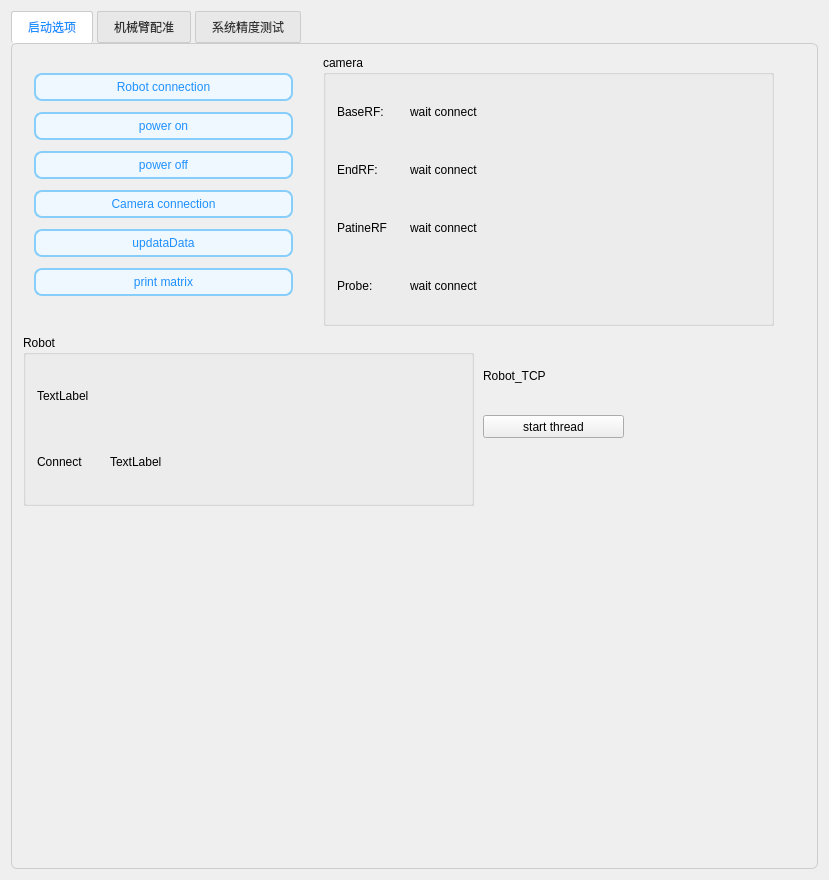
<?xml version="1.0" encoding="UTF-8"?>
<ui version="4.0">
 <class>HansRobotControls</class>
 <widget class="QWidget" name="HansRobotControls">
  <property name="geometry">
   <rect>
    <x>0</x>
    <y>0</y>
    <width>829</width>
    <height>880</height>
   </rect>
  </property>
  <property name="minimumSize">
   <size>
    <width>0</width>
    <height>0</height>
   </size>
  </property>
  <property name="windowTitle">
   <string>QmitkTemplate</string>
  </property>
  <property name="styleSheet">
   <string notr="true"/>
  </property>
  <layout class="QGridLayout" name="gridLayout_3">
   <item row="0" column="1">
    <widget class="QTabWidget" name="tabWidget_2">
     <property name="minimumSize">
      <size>
       <width>0</width>
       <height>500</height>
      </size>
     </property>
     <property name="styleSheet">
      <string notr="true">/* TabWidget 的整体样式 */
QTabWidget::pane {
    border: 1px solid #CCCCCC;      /* 标签框架的边框颜色 */
    border-radius: 6px;             /* 标签框架的圆角 */
    padding: 1px;                   /* 标签内容的内边距 */
       /* 修改背景颜色为白色 */
}

/* TabBar 的样式 */
QTabBar::tab {
    background: #E8E8E8;            /* 未选中的选项卡背景颜色 */
    color: #333333;                 /* 未选中的选项卡文字颜色 */
    border: 1px solid #CCCCCC;      /* 选项卡的边框颜色 */
    border-radius: 2px;             /* 选项卡的圆角 */
    padding: 8px 16px;              /* 选项卡的内边距 */
    margin-right: 4px;              /* 选项卡之间的间距 */
}

/* 选中的选项卡 */
QTabBar::tab:selected {
    background: #FFFFFF;            /* 选中的选项卡背景颜色 */
    color: #1E90FF;                 /* 选中的选项卡文字颜色 */
    border-bottom-color: #FFFFFF;   /* 让选中的选项卡和内容背景一致 */
}

/* 鼠标悬停时的效果 */
QTabBar::tab:hover {
    background: #F0F0F0;            /* 鼠标悬停时的背景颜色 */
    color: #000000;                 /* 鼠标悬停时的文字颜色 */
}

/* 选项卡按钮（左右箭头）的样式 */
QTabBar QToolButton {
    background: #E8E8E8;            /* 按钮背景颜色 */
    border: 1px solid #CCCCCC;      /* 边框颜色 */
    border-radius: 6px;             /* 圆角 */
}

/* 左右按钮的悬停效果 */
QTabBar QToolButton:hover {
    background: #DCDCDC;            /* 鼠标悬停时的背景颜色 */
    color: #1E90FF;                 /* 鼠标悬停时的文字颜色 */
}
</string>
     </property>
     <property name="currentIndex">
      <number>0</number>
     </property>
     <widget class="QWidget" name="tab1_2">
      <attribute name="title">
       <string>启动选项</string>
      </attribute>
      <widget class="QLabel" name="label_27">
       <property name="geometry">
        <rect>
         <x>210</x>
         <y>10</y>
         <width>131</width>
         <height>20</height>
        </rect>
       </property>
       <property name="text">
        <string/>
       </property>
      </widget>
      <widget class="QGroupBox" name="groupBox_5">
       <property name="geometry">
        <rect>
         <x>310</x>
         <y>10</y>
         <width>451</width>
         <height>271</height>
        </rect>
       </property>
       <property name="title">
        <string>camera</string>
       </property>
       <layout class="QGridLayout" name="gridLayout_10">
        <item row="2" column="0">
         <layout class="QHBoxLayout" name="horizontalLayout_133">
          <item>
           <widget class="QLabel" name="Spine_PatineRFTextLabel_3">
            <property name="text">
             <string>PatineRF</string>
            </property>
           </widget>
          </item>
          <item>
           <widget class="QLabel" name="Spine_PatientRFDataLabel_3">
            <property name="minimumSize">
             <size>
              <width>350</width>
              <height>0</height>
             </size>
            </property>
            <property name="text">
             <string>wait connect</string>
            </property>
           </widget>
          </item>
         </layout>
        </item>
        <item row="1" column="0">
         <layout class="QHBoxLayout" name="horizontalLayout_19">
          <item>
           <widget class="QLabel" name="Spine_RobotEndRFTextLabel_3">
            <property name="text">
             <string>EndRF:</string>
            </property>
           </widget>
          </item>
          <item>
           <widget class="QLabel" name="Spine_RobotEndRFDataLabel_3">
            <property name="minimumSize">
             <size>
              <width>350</width>
              <height>0</height>
             </size>
            </property>
            <property name="text">
             <string>wait connect</string>
            </property>
           </widget>
          </item>
         </layout>
        </item>
        <item row="3" column="0">
         <layout class="QHBoxLayout" name="horizontalLayout_134">
          <item>
           <widget class="QLabel" name="Spine_ProbeTextLabel_3">
            <property name="text">
             <string>Probe:</string>
            </property>
           </widget>
          </item>
          <item>
           <widget class="QLabel" name="Spine_ProbeDataLabel_3">
            <property name="minimumSize">
             <size>
              <width>350</width>
              <height>0</height>
             </size>
            </property>
            <property name="text">
             <string>wait connect</string>
            </property>
           </widget>
          </item>
         </layout>
        </item>
        <item row="0" column="0">
         <layout class="QHBoxLayout" name="horizontalLayout_26">
          <item>
           <widget class="QLabel" name="Spine_RobotBaseRFTextLabel_3">
            <property name="text">
             <string>BaseRF:</string>
            </property>
           </widget>
          </item>
          <item>
           <widget class="QLabel" name="Spine_RobotBaseRFDataLabel_3">
            <property name="minimumSize">
             <size>
              <width>350</width>
              <height>0</height>
             </size>
            </property>
            <property name="text">
             <string>wait connect</string>
            </property>
           </widget>
          </item>
         </layout>
        </item>
       </layout>
      </widget>
      <widget class="QGroupBox" name="groupBox_6">
       <property name="geometry">
        <rect>
         <x>10</x>
         <y>290</y>
         <width>451</width>
         <height>171</height>
        </rect>
       </property>
       <property name="title">
        <string>Robot</string>
       </property>
       <layout class="QGridLayout" name="gridLayout_11">
        <item row="0" column="0">
         <layout class="QHBoxLayout" name="horizontalLayout_27">
          <item>
           <widget class="QLabel" name="label_Robot_TCP_value_3">
            <property name="minimumSize">
             <size>
              <width>350</width>
              <height>0</height>
             </size>
            </property>
            <property name="text">
             <string>TextLabel</string>
            </property>
           </widget>
          </item>
         </layout>
        </item>
        <item row="1" column="0">
         <layout class="QHBoxLayout" name="horizontalLayout_28">
          <item>
           <widget class="QLabel" name="label_28">
            <property name="text">
             <string>Connect</string>
            </property>
           </widget>
          </item>
          <item>
           <widget class="QLabel" name="label_Robot_isConnect_3">
            <property name="minimumSize">
             <size>
              <width>350</width>
              <height>0</height>
             </size>
            </property>
            <property name="text">
             <string>TextLabel</string>
            </property>
           </widget>
          </item>
         </layout>
        </item>
       </layout>
      </widget>
      <widget class="QLabel" name="label_29">
       <property name="geometry">
        <rect>
         <x>470</x>
         <y>300</y>
         <width>281</width>
         <height>61</height>
        </rect>
       </property>
       <property name="styleSheet">
        <string notr="true"/>
       </property>
       <property name="text">
        <string>Robot_TCP</string>
       </property>
      </widget>
      <widget class="QPushButton" name="pushButton_start_thread_3">
       <property name="geometry">
        <rect>
         <x>470</x>
         <y>370</y>
         <width>141</width>
         <height>23</height>
        </rect>
       </property>
       <property name="text">
        <string>start thread</string>
       </property>
      </widget>
      <widget class="QWidget" name="layoutWidget_8">
       <property name="geometry">
        <rect>
         <x>10</x>
         <y>12</y>
         <width>281</width>
         <height>261</height>
        </rect>
       </property>
       <layout class="QGridLayout" name="gridLayout_12">
        <item row="0" column="0">
         <widget class="QPushButton" name="pushButton_connectArm_3">
          <property name="styleSheet">
           <string notr="true">QPushButton {
    background-color: #F0F8FF;    /* 设置背景颜色 */
    color: #1E90FF;               /* 设置文字颜色 */
    border: 2px solid #87CEFA;    /* 设置边框颜色 */
    border-radius: 8px;           /* 设置圆角 */
    padding: 5px 15px;            /* 设置内边距 */
}

QPushButton:hover {
    background-color: #E0F7FF;    /* 鼠标悬停时背景颜色变化 */
    color: #4682B4;               /* 鼠标悬停时文字颜色 */
}

QPushButton:pressed {
    background-color: #B0E0E6;    /* 按下按钮时背景颜色 */
    color: #1C86EE;               /* 按下按钮时文字颜色 */
    border: 2px solid #4682B4;    /* 按下按钮时边框颜色 */
}
</string>
          </property>
          <property name="text">
           <string>Robot connection</string>
          </property>
         </widget>
        </item>
        <item row="5" column="0">
         <widget class="QPushButton" name="pushButton_selfCheck_3">
          <property name="styleSheet">
           <string notr="true">QPushButton {
    background-color: #F0F8FF;    /* 设置背景颜色 */
    color: #1E90FF;               /* 设置文字颜色 */
    border: 2px solid #87CEFA;    /* 设置边框颜色 */
    border-radius: 8px;           /* 设置圆角 */
    padding: 5px 15px;            /* 设置内边距 */
}

QPushButton:hover {
    background-color: #E0F7FF;    /* 鼠标悬停时背景颜色变化 */
    color: #4682B4;               /* 鼠标悬停时文字颜色 */
}

QPushButton:pressed {
    background-color: #B0E0E6;    /* 按下按钮时背景颜色 */
    color: #1C86EE;               /* 按下按钮时文字颜色 */
    border: 2px solid #4682B4;    /* 按下按钮时边框颜色 */
}
</string>
          </property>
          <property name="text">
           <string>print matrix</string>
          </property>
         </widget>
        </item>
        <item row="1" column="0">
         <widget class="QPushButton" name="pushButton_powerOn_3">
          <property name="styleSheet">
           <string notr="true">QPushButton {
    background-color: #F0F8FF;    /* 设置背景颜色 */
    color: #1E90FF;               /* 设置文字颜色 */
    border: 2px solid #87CEFA;    /* 设置边框颜色 */
    border-radius: 8px;           /* 设置圆角 */
    padding: 5px 15px;            /* 设置内边距 */
}

QPushButton:hover {
    background-color: #E0F7FF;    /* 鼠标悬停时背景颜色变化 */
    color: #4682B4;               /* 鼠标悬停时文字颜色 */
}

QPushButton:pressed {
    background-color: #B0E0E6;    /* 按下按钮时背景颜色 */
    color: #1C86EE;               /* 按下按钮时文字颜色 */
    border: 2px solid #4682B4;    /* 按下按钮时边框颜色 */
}
</string>
          </property>
          <property name="text">
           <string>power on</string>
          </property>
         </widget>
        </item>
        <item row="3" column="0">
         <widget class="QPushButton" name="pushButton_connectCamrea_3">
          <property name="styleSheet">
           <string notr="true">QPushButton {
    background-color: #F0F8FF;    /* 设置背景颜色 */
    color: #1E90FF;               /* 设置文字颜色 */
    border: 2px solid #87CEFA;    /* 设置边框颜色 */
    border-radius: 8px;           /* 设置圆角 */
    padding: 5px 15px;            /* 设置内边距 */
}

QPushButton:hover {
    background-color: #E0F7FF;    /* 鼠标悬停时背景颜色变化 */
    color: #4682B4;               /* 鼠标悬停时文字颜色 */
}

QPushButton:pressed {
    background-color: #B0E0E6;    /* 按下按钮时背景颜色 */
    color: #1C86EE;               /* 按下按钮时文字颜色 */
    border: 2px solid #4682B4;    /* 按下按钮时边框颜色 */
}
</string>
          </property>
          <property name="text">
           <string>Camera connection</string>
          </property>
         </widget>
        </item>
        <item row="2" column="0">
         <widget class="QPushButton" name="pushButton_powerOff_3">
          <property name="styleSheet">
           <string notr="true">QPushButton {
    background-color: #F0F8FF;    /* 设置背景颜色 */
    color: #1E90FF;               /* 设置文字颜色 */
    border: 2px solid #87CEFA;    /* 设置边框颜色 */
    border-radius: 8px;           /* 设置圆角 */
    padding: 5px 15px;            /* 设置内边距 */
}

QPushButton:hover {
    background-color: #E0F7FF;    /* 鼠标悬停时背景颜色变化 */
    color: #4682B4;               /* 鼠标悬停时文字颜色 */
}

QPushButton:pressed {
    background-color: #B0E0E6;    /* 按下按钮时背景颜色 */
    color: #1C86EE;               /* 按下按钮时文字颜色 */
    border: 2px solid #4682B4;    /* 按下按钮时边框颜色 */
}
</string>
          </property>
          <property name="text">
           <string>power off</string>
          </property>
         </widget>
        </item>
        <item row="4" column="0">
         <widget class="QPushButton" name="pushButton_updataData_3">
          <property name="styleSheet">
           <string notr="true">QPushButton {
    background-color: #F0F8FF;    /* 设置背景颜色 */
    color: #1E90FF;               /* 设置文字颜色 */
    border: 2px solid #87CEFA;    /* 设置边框颜色 */
    border-radius: 8px;           /* 设置圆角 */
    padding: 5px 15px;            /* 设置内边距 */
}

QPushButton:hover {
    background-color: #E0F7FF;    /* 鼠标悬停时背景颜色变化 */
    color: #4682B4;               /* 鼠标悬停时文字颜色 */
}

QPushButton:pressed {
    background-color: #B0E0E6;    /* 按下按钮时背景颜色 */
    color: #1C86EE;               /* 按下按钮时文字颜色 */
    border: 2px solid #4682B4;    /* 按下按钮时边框颜色 */
}
</string>
          </property>
          <property name="text">
           <string>updataData</string>
          </property>
         </widget>
        </item>
       </layout>
      </widget>
     </widget>
     <widget class="QWidget" name="tab_5">
      <attribute name="title">
       <string>机械臂配准</string>
      </attribute>
      <widget class="QPushButton" name="pushButton_AutoMoveJ_2">
       <property name="geometry">
        <rect>
         <x>430</x>
         <y>300</y>
         <width>141</width>
         <height>31</height>
        </rect>
       </property>
       <property name="text">
        <string>自动移动</string>
       </property>
      </widget>
      <widget class="QWidget" name="layoutWidget_9">
       <property name="geometry">
        <rect>
         <x>360</x>
         <y>60</y>
         <width>429</width>
         <height>131</height>
        </rect>
       </property>
       <layout class="QGridLayout" name="gridLayout_16">
        <item row="3" column="4">
         <widget class="QPushButton" name="pushButton_ryp_2">
          <property name="text">
           <string>RY+</string>
          </property>
         </widget>
        </item>
        <item row="3" column="5">
         <widget class="QPushButton" name="pushButton_rym_2">
          <property name="text">
           <string>RY-</string>
          </property>
         </widget>
        </item>
        <item row="3" column="3">
         <widget class="QPushButton" name="pushButton_ym_2">
          <property name="text">
           <string>Y-</string>
          </property>
         </widget>
        </item>
        <item row="1" column="5">
         <widget class="QPushButton" name="pushButton_rxm_2">
          <property name="text">
           <string>RX-</string>
          </property>
         </widget>
        </item>
        <item row="1" column="4">
         <widget class="QPushButton" name="pushButton_rxp_2">
          <property name="text">
           <string>RX+</string>
          </property>
         </widget>
        </item>
        <item row="3" column="2">
         <widget class="QPushButton" name="pushButton_yp_2">
          <property name="text">
           <string>Y+</string>
          </property>
         </widget>
        </item>
        <item row="4" column="5">
         <widget class="QPushButton" name="pushButton_rzm_2">
          <property name="text">
           <string>RZ-</string>
          </property>
         </widget>
        </item>
        <item row="4" column="2">
         <widget class="QPushButton" name="pushButton_zp_2">
          <property name="text">
           <string>Z+</string>
          </property>
         </widget>
        </item>
        <item row="4" column="3">
         <widget class="QPushButton" name="pushButton_zm_2">
          <property name="text">
           <string>Z-</string>
          </property>
         </widget>
        </item>
        <item row="1" column="2">
         <widget class="QPushButton" name="pushButton_xp_2">
          <property name="text">
           <string>X+</string>
          </property>
         </widget>
        </item>
        <item row="4" column="4">
         <widget class="QPushButton" name="pushButton_rzp_2">
          <property name="text">
           <string>RZ+</string>
          </property>
         </widget>
        </item>
        <item row="1" column="3">
         <widget class="QPushButton" name="pushButton_xm_2">
          <property name="text">
           <string>X-</string>
          </property>
         </widget>
        </item>
       </layout>
      </widget>
      <widget class="QLabel" name="label_30">
       <property name="geometry">
        <rect>
         <x>300</x>
         <y>0</y>
         <width>131</width>
         <height>21</height>
        </rect>
       </property>
       <property name="font">
        <font>
         <pointsize>11</pointsize>
         <weight>75</weight>
         <bold>true</bold>
        </font>
       </property>
       <property name="text">
        <string>机械臂运动控制</string>
       </property>
      </widget>
      <widget class="QWidget" name="layoutWidget_10">
       <property name="geometry">
        <rect>
         <x>360</x>
         <y>30</y>
         <width>431</width>
         <height>22</height>
        </rect>
       </property>
       <layout class="QHBoxLayout" name="horizontalLayout_29">
        <item>
         <widget class="QLabel" name="label_31">
          <property name="layoutDirection">
           <enum>Qt::LeftToRight</enum>
          </property>
          <property name="text">
           <string>平移 =</string>
          </property>
         </widget>
        </item>
        <item>
         <widget class="QLineEdit" name="lineEdit_intuitiveValue_2">
          <property name="text">
           <string>50</string>
          </property>
         </widget>
        </item>
        <item>
         <widget class="QLabel" name="label_32">
          <property name="text">
           <string>(mm )</string>
          </property>
         </widget>
        </item>
        <item>
         <widget class="QLabel" name="label_36">
          <property name="layoutDirection">
           <enum>Qt::LeftToRight</enum>
          </property>
          <property name="text">
           <string>角度 =</string>
          </property>
         </widget>
        </item>
        <item>
         <widget class="QLineEdit" name="lineEdit_intuitiveValue_degree_2">
          <property name="text">
           <string>15</string>
          </property>
         </widget>
        </item>
        <item>
         <widget class="QLabel" name="label_34">
          <property name="text">
           <string>(°)</string>
          </property>
         </widget>
        </item>
       </layout>
      </widget>
      <widget class="QWidget" name="layoutWidget_11">
       <property name="geometry">
        <rect>
         <x>370</x>
         <y>200</y>
         <width>411</width>
         <height>79</height>
        </rect>
       </property>
       <layout class="QVBoxLayout" name="verticalLayout_3">
        <item>
         <layout class="QHBoxLayout" name="horizontalLayout_30">
          <item>
           <widget class="QLabel" name="label_38">
            <property name="text">
             <string>运动模式</string>
            </property>
           </widget>
          </item>
          <item>
           <widget class="QComboBox" name="comboBox_robotMoveType_2">
            <item>
             <property name="text">
              <string>move_p</string>
             </property>
            </item>
            <item>
             <property name="text">
              <string>move_j</string>
             </property>
            </item>
           </widget>
          </item>
         </layout>
        </item>
        <item>
         <widget class="QLineEdit" name="lineEdit_4">
          <property name="text">
           <string>0,0,0,0,0,0</string>
          </property>
         </widget>
        </item>
        <item>
         <widget class="QPushButton" name="pushButton_JiontAngleMotion_2">
          <property name="text">
           <string>运动</string>
          </property>
         </widget>
        </item>
       </layout>
      </widget>
      <widget class="QWidget" name="layoutWidget_12">
       <property name="geometry">
        <rect>
         <x>20</x>
         <y>60</y>
         <width>304</width>
         <height>247</height>
        </rect>
       </property>
       <layout class="QVBoxLayout" name="verticalLayout_4">
        <item>
         <layout class="QHBoxLayout" name="horizontalLayout_31">
          <item>
           <widget class="QLabel" name="label_40">
            <property name="text">
             <string>运动坐标系：</string>
            </property>
           </widget>
          </item>
          <item>
           <widget class="QComboBox" name="comboBox_robotMoveType_select_2">
            <item>
             <property name="text">
              <string>TCP</string>
             </property>
            </item>
            <item>
             <property name="text">
              <string>Robot base</string>
             </property>
            </item>
           </widget>
          </item>
         </layout>
        </item>
        <item>
         <layout class="QGridLayout" name="gridLayout_18">
          <item row="5" column="1" colspan="3">
           <widget class="QPushButton" name="pushButton_replaceRegistration_2">
            <property name="text">
             <string>Replace registration</string>
            </property>
           </widget>
          </item>
          <item row="1" column="1" colspan="3">
           <widget class="QPushButton" name="pushButton_setInitialPoint_2">
            <property name="text">
             <string>Set Initial Point</string>
            </property>
           </widget>
          </item>
          <item row="2" column="1" colspan="3">
           <widget class="QPushButton" name="pushButton_goToInitial_2">
            <property name="text">
             <string> Goto Initial Point</string>
            </property>
           </widget>
          </item>
          <item row="4" column="0" colspan="4">
           <widget class="QLabel" name="label_41">
            <property name="font">
             <font>
              <pointsize>9</pointsize>
              <weight>50</weight>
              <bold>false</bold>
             </font>
            </property>
            <property name="text">
             <string>注意：前五个点进行平移运动，后五个点进行旋转运动。</string>
            </property>
           </widget>
          </item>
          <item row="6" column="1" colspan="3">
           <widget class="QPushButton" name="pushButton_saveArmMatrix_2">
            <property name="text">
             <string>Save matrix</string>
            </property>
           </widget>
          </item>
          <item row="3" column="2">
           <widget class="QLabel" name="label_42">
            <property name="text">
             <string>/10</string>
            </property>
           </widget>
          </item>
          <item row="7" column="1" colspan="3">
           <widget class="QPushButton" name="pushButton_reuseArmMatrix_2">
            <property name="text">
             <string>Reuse matrix</string>
            </property>
           </widget>
          </item>
          <item row="0" column="1" colspan="3">
           <widget class="QPushButton" name="pushButton_setTCPToFlange_2">
            <property name="text">
             <string>Set TCP to flange</string>
            </property>
           </widget>
          </item>
          <item row="3" column="3">
           <widget class="QPushButton" name="pushButton_captureRobot_2">
            <property name="text">
             <string>机械臂捕获</string>
            </property>
           </widget>
          </item>
          <item row="3" column="0" colspan="2">
           <widget class="QLineEdit" name="lineEdit_collectedRoboPose_2">
            <property name="layoutDirection">
             <enum>Qt::LeftToRight</enum>
            </property>
            <property name="text">
             <string>0</string>
            </property>
            <property name="alignment">
             <set>Qt::AlignRight|Qt::AlignTrailing|Qt::AlignVCenter</set>
            </property>
           </widget>
          </item>
          <item row="5" column="0">
           <widget class="QLabel" name="label_43">
            <property name="text">
             <string>重置配准矩阵：</string>
            </property>
           </widget>
          </item>
          <item row="2" column="0">
           <widget class="QLabel" name="label_44">
            <property name="text">
             <string>前往初始点：</string>
            </property>
           </widget>
          </item>
          <item row="1" column="0">
           <widget class="QLabel" name="label_47">
            <property name="text">
             <string>设置初始点：</string>
            </property>
           </widget>
          </item>
          <item row="0" column="0">
           <widget class="QLabel" name="label_48">
            <property name="text">
             <string>TCP 初始化：</string>
            </property>
           </widget>
          </item>
          <item row="7" column="0">
           <widget class="QLabel" name="label_49">
            <property name="text">
             <string>复用之前结果：</string>
            </property>
           </widget>
          </item>
          <item row="6" column="0">
           <widget class="QLabel" name="label_50">
            <property name="text">
             <string>保存配准矩阵：</string>
            </property>
           </widget>
          </item>
         </layout>
        </item>
       </layout>
      </widget>
      <widget class="QPushButton" name="pushButton_openIsMoving_2">
       <property name="geometry">
        <rect>
         <x>180</x>
         <y>310</y>
         <width>111</width>
         <height>23</height>
        </rect>
       </property>
       <property name="text">
        <string>开启运动检测</string>
       </property>
      </widget>
      <widget class="QPushButton" name="pushButton_CloseIsMoving_2">
       <property name="geometry">
        <rect>
         <x>300</x>
         <y>310</y>
         <width>101</width>
         <height>23</height>
        </rect>
       </property>
       <property name="text">
        <string>关闭运动检测</string>
       </property>
      </widget>
      <widget class="QLabel" name="label_51">
       <property name="geometry">
        <rect>
         <x>0</x>
         <y>310</y>
         <width>171</width>
         <height>21</height>
        </rect>
       </property>
       <property name="text">
        <string>运动检测开启后无法执行相对运动</string>
       </property>
      </widget>
      <widget class="QTextBrowser" name="textBrowser_hans">
       <property name="geometry">
        <rect>
         <x>-10</x>
         <y>340</y>
         <width>421</width>
         <height>192</height>
        </rect>
       </property>
      </widget>
      <widget class="QPushButton" name="pushButton_repeat_position">
       <property name="geometry">
        <rect>
         <x>430</x>
         <y>350</y>
         <width>111</width>
         <height>51</height>
        </rect>
       </property>
       <property name="text">
        <string>重复定位精度测试</string>
       </property>
      </widget>
      <widget class="QPushButton" name="pushButton_aboslute_position">
       <property name="geometry">
        <rect>
         <x>550</x>
         <y>350</y>
         <width>111</width>
         <height>51</height>
        </rect>
       </property>
       <property name="text">
        <string>绝对定位精度测试</string>
       </property>
      </widget>
     </widget>
     <widget class="QWidget" name="tab_6">
      <attribute name="title">
       <string>系统精度测试</string>
      </attribute>
      <widget class="QGroupBox" name="groupBox_14">
       <property name="geometry">
        <rect>
         <x>10</x>
         <y>10</y>
         <width>327</width>
         <height>251</height>
        </rect>
       </property>
       <property name="font">
        <font>
         <pointsize>12</pointsize>
        </font>
       </property>
       <property name="title">
        <string>选择影像数据： </string>
       </property>
       <layout class="QGridLayout" name="gridLayout_20">
        <item row="1" column="0">
         <layout class="QHBoxLayout" name="horizontalLayout_32">
          <item>
           <widget class="QLabel" name="label_191">
            <property name="text">
             <string>影像粗配准点:  </string>
            </property>
           </widget>
          </item>
          <item>
           <widget class="QmitkSingleNodeSelectionWidget" name="mitkNodeSelectWidget_landmark_src_2" native="true"/>
          </item>
         </layout>
        </item>
        <item row="5" column="0">
         <widget class="QPushButton" name="pushButton_reuseImageMatrix_2">
          <property name="text">
           <string>复用上次影像配准</string>
          </property>
         </widget>
        </item>
        <item row="3" column="0">
         <widget class="QPushButton" name="pushButton_ResetImageConfiguration_2">
          <property name="text">
           <string>重新配准</string>
          </property>
         </widget>
        </item>
        <item row="4" column="0">
         <widget class="QPushButton" name="pushButton_saveImageMatrix_2">
          <property name="text">
           <string>保存图像配准矩阵</string>
          </property>
         </widget>
        </item>
        <item row="0" column="0">
         <layout class="QHBoxLayout" name="horizontalLayout_33">
          <item>
           <widget class="QLabel" name="label_192">
            <property name="text">
             <string>STL表面:  </string>
            </property>
           </widget>
          </item>
          <item>
           <widget class="QmitkSingleNodeSelectionWidget" name="mitkNodeSelectWidget_surface_regis_2" native="true"/>
          </item>
         </layout>
        </item>
       </layout>
      </widget>
      <widget class="QGroupBox" name="groupBox_15">
       <property name="geometry">
        <rect>
         <x>370</x>
         <y>10</y>
         <width>351</width>
         <height>251</height>
        </rect>
       </property>
       <property name="title">
        <string>走面测试 (TKA模拟精度/TKA安全边界限制)</string>
       </property>
       <layout class="QGridLayout" name="gridLayout_21">
        <item row="6" column="1">
         <widget class="QPushButton" name="pushButton_gotoPlaneEdge_2">
          <property name="text">
           <string>前往目标位置（边界）</string>
          </property>
         </widget>
        </item>
        <item row="4" column="0" colspan="2">
         <widget class="QPushButton" name="pushButton_setPlanePrecisionTestTcp_2">
          <property name="enabled">
           <bool>true</bool>
          </property>
          <property name="text">
           <string>设置走面测试TCP</string>
          </property>
         </widget>
        </item>
        <item row="2" column="0" colspan="2">
         <layout class="QHBoxLayout" name="horizontalLayout_34">
          <item>
           <widget class="QLabel" name="label_52">
            <property name="text">
             <string>P2: </string>
            </property>
           </widget>
          </item>
          <item>
           <widget class="QLineEdit" name="lineEdit_plane_p3_x_2">
            <property name="text">
             <string>38.268</string>
            </property>
           </widget>
          </item>
          <item>
           <widget class="QLineEdit" name="lineEdit_plane_p3_y_2">
            <property name="text">
             <string>-92.388</string>
            </property>
           </widget>
          </item>
          <item>
           <widget class="QLineEdit" name="lineEdit_plane_p3_z_2">
            <property name="text">
             <string>140</string>
            </property>
           </widget>
          </item>
         </layout>
        </item>
        <item row="1" column="0" colspan="2">
         <layout class="QHBoxLayout" name="horizontalLayout_35">
          <item>
           <widget class="QLabel" name="label_53">
            <property name="text">
             <string>P1: </string>
            </property>
           </widget>
          </item>
          <item>
           <widget class="QLineEdit" name="lineEdit_plane_p2_x_2">
            <property name="text">
             <string>52.328</string>
            </property>
           </widget>
          </item>
          <item>
           <widget class="QLineEdit" name="lineEdit_plane_p2_y_2">
            <property name="text">
             <string>-27.033</string>
            </property>
           </widget>
          </item>
          <item>
           <widget class="QLineEdit" name="lineEdit_plane_p2_z_2">
            <property name="text">
             <string>140</string>
            </property>
           </widget>
          </item>
         </layout>
        </item>
        <item row="5" column="0" colspan="2">
         <layout class="QHBoxLayout" name="horizontalLayout_36">
          <item>
           <widget class="QLabel" name="label_54">
            <property name="text">
             <string>目标平面选择: </string>
            </property>
           </widget>
          </item>
          <item>
           <widget class="QmitkSingleNodeSelectionWidget" name="mitkNodeSelectWidget_imageTargetPlane_2" native="true"/>
          </item>
          <item>
           <widget class="QPushButton" name="pushButton_confirmImageTargetPlane_2">
            <property name="enabled">
             <bool>true</bool>
            </property>
            <property name="text">
             <string>前往目标平面(边界)</string>
            </property>
           </widget>
          </item>
         </layout>
        </item>
        <item row="0" column="0" colspan="2">
         <widget class="QLineEdit" name="lineEdit_5">
          <property name="text">
           <string>https://gn1phhht53.feishu.cn/wiki/wikcnAYrihLnKdt5kqGYIwmZACh?table=tblk7ke86l8RyAoN&amp;view=vew1Kd7wVv</string>
          </property>
         </widget>
        </item>
        <item row="3" column="0" colspan="2">
         <layout class="QHBoxLayout" name="horizontalLayout_37">
          <item>
           <widget class="QLabel" name="label_55">
            <property name="text">
             <string>P3: </string>
            </property>
           </widget>
          </item>
          <item>
           <widget class="QLineEdit" name="lineEdit_plane_p4_x_2">
            <property name="text">
             <string>-30.821</string>
            </property>
           </widget>
          </item>
          <item>
           <widget class="QLineEdit" name="lineEdit_plane_p4_y_2">
            <property name="text">
             <string>-61.474</string>
            </property>
           </widget>
          </item>
          <item>
           <widget class="QLineEdit" name="lineEdit_plane_p4_z_2">
            <property name="text">
             <string>140</string>
            </property>
           </widget>
          </item>
         </layout>
        </item>
        <item row="6" column="0">
         <widget class="QPushButton" name="pushButton_goToFakePlane_2">
          <property name="text">
           <string>前往目标位置（初始）</string>
          </property>
         </widget>
        </item>
        <item row="7" column="1">
         <widget class="QPushButton" name="pushButton_adjust_2">
          <property name="text">
           <string>目标位置偏置</string>
          </property>
         </widget>
        </item>
        <item row="7" column="0">
         <widget class="QLineEdit" name="lineEdit_adjust_2">
          <property name="text">
           <string>0</string>
          </property>
         </widget>
        </item>
       </layout>
      </widget>
      <widget class="QGroupBox" name="groupBox_16">
       <property name="geometry">
        <rect>
         <x>370</x>
         <y>270</y>
         <width>351</width>
         <height>181</height>
        </rect>
       </property>
       <property name="title">
        <string>走线测试 （系统精度）</string>
       </property>
       <layout class="QGridLayout" name="gridLayout_22">
        <item row="2" column="0">
         <layout class="QHBoxLayout" name="horizontalLayout_38">
          <item>
           <widget class="QLabel" name="label_79">
            <property name="text">
             <string>P3: </string>
            </property>
           </widget>
          </item>
          <item>
           <widget class="QLineEdit" name="lineEdit_p3_x_2">
            <property name="text">
             <string>-30.821</string>
            </property>
           </widget>
          </item>
          <item>
           <widget class="QLineEdit" name="lineEdit_p3_y_2">
            <property name="text">
             <string>-61.474</string>
            </property>
           </widget>
          </item>
          <item>
           <widget class="QLineEdit" name="lineEdit_p3_z_2">
            <property name="text">
             <string>140</string>
            </property>
           </widget>
          </item>
         </layout>
        </item>
        <item row="4" column="0">
         <layout class="QHBoxLayout" name="horizontalLayout_39">
          <item>
           <widget class="QLabel" name="label_85">
            <property name="text">
             <string>目标线选择: </string>
            </property>
           </widget>
          </item>
          <item>
           <widget class="QmitkSingleNodeSelectionWidget" name="mitkNodeSelectWidget_imageTargetLine_2" native="true"/>
          </item>
          <item>
           <widget class="QPushButton" name="pushButton_confirmImageTargetLine_2">
            <property name="enabled">
             <bool>true</bool>
            </property>
            <property name="text">
             <string>前往目标线</string>
            </property>
           </widget>
          </item>
         </layout>
        </item>
        <item row="1" column="0">
         <layout class="QHBoxLayout" name="horizontalLayout_40">
          <item>
           <widget class="QLabel" name="label_80">
            <property name="text">
             <string>P2:坐标原点 </string>
            </property>
           </widget>
          </item>
          <item>
           <widget class="QLineEdit" name="lineEdit_p2_x_2">
            <property name="text">
             <string>38.268</string>
            </property>
           </widget>
          </item>
          <item>
           <widget class="QLineEdit" name="lineEdit_p2_y_2">
            <property name="text">
             <string>-92.388</string>
            </property>
           </widget>
          </item>
          <item>
           <widget class="QLineEdit" name="lineEdit_p2_z_2">
            <property name="text">
             <string>140</string>
            </property>
           </widget>
          </item>
         </layout>
        </item>
        <item row="3" column="0">
         <widget class="QPushButton" name="pushButton_setTcpPrecisionTest_2">
          <property name="text">
           <string>设置走线测试TCP</string>
          </property>
         </widget>
        </item>
        <item row="0" column="0">
         <widget class="QLineEdit" name="lineEdit_6">
          <property name="text">
           <string>https://gn1phhht53.feishu.cn/wiki/X1IYwy2npicJtRkIqWzcVF1ZnAg?from=from_copylink</string>
          </property>
         </widget>
        </item>
       </layout>
      </widget>
      <widget class="QWidget" name="layoutWidget_13">
       <property name="geometry">
        <rect>
         <x>20</x>
         <y>270</y>
         <width>311</width>
         <height>171</height>
        </rect>
       </property>
       <layout class="QGridLayout" name="gridLayout_23">
        <item row="0" column="0">
         <widget class="QLineEdit" name="lineEdit_collectedLandmark_2">
          <property name="font">
           <font>
            <pointsize>11</pointsize>
           </font>
          </property>
          <property name="layoutDirection">
           <enum>Qt::LeftToRight</enum>
          </property>
          <property name="text">
           <string>0</string>
          </property>
          <property name="alignment">
           <set>Qt::AlignRight|Qt::AlignTrailing|Qt::AlignVCenter</set>
          </property>
         </widget>
        </item>
        <item row="2" column="1">
         <widget class="QLabel" name="label_193">
          <property name="font">
           <font>
            <pointsize>11</pointsize>
           </font>
          </property>
          <property name="text">
           <string>/6</string>
          </property>
         </widget>
        </item>
        <item row="1" column="0" colspan="3">
         <widget class="QPushButton" name="pushButton_landmarkRegistration_2">
          <property name="text">
           <string>LandMark配准</string>
          </property>
         </widget>
        </item>
        <item row="0" column="2">
         <widget class="QPushButton" name="pushButton_collectLandmark_2">
          <property name="text">
           <string>采集粗配准点</string>
          </property>
         </widget>
        </item>
        <item row="2" column="2">
         <widget class="QPushButton" name="pushButton_collectICP_2">
          <property name="enabled">
           <bool>true</bool>
          </property>
          <property name="text">
           <string>采集精配准点</string>
          </property>
         </widget>
        </item>
        <item row="2" column="0">
         <widget class="QLineEdit" name="lineEdit_collectedICP_2">
          <property name="font">
           <font>
            <pointsize>12</pointsize>
           </font>
          </property>
          <property name="layoutDirection">
           <enum>Qt::LeftToRight</enum>
          </property>
          <property name="text">
           <string>0</string>
          </property>
          <property name="alignment">
           <set>Qt::AlignRight|Qt::AlignTrailing|Qt::AlignVCenter</set>
          </property>
         </widget>
        </item>
        <item row="3" column="0" colspan="3">
         <widget class="QPushButton" name="pushButton_ICPRegistration_2">
          <property name="text">
           <string>ICP配准</string>
          </property>
         </widget>
        </item>
        <item row="0" column="1">
         <widget class="QLabel" name="label_194">
          <property name="font">
           <font>
            <pointsize>11</pointsize>
           </font>
          </property>
          <property name="text">
           <string>/6</string>
          </property>
         </widget>
        </item>
       </layout>
      </widget>
     </widget>
    </widget>
   </item>
  </layout>
 </widget>
 <layoutdefault spacing="6" margin="11"/>
 <customwidgets>
  <customwidget>
   <class>QmitkSingleNodeSelectionWidget</class>
   <extends>QWidget</extends>
   <header location="global">QmitkSingleNodeSelectionWidget.h</header>
   <container>1</container>
  </customwidget>
 </customwidgets>
 <resources/>
 <connections/>
</ui>
